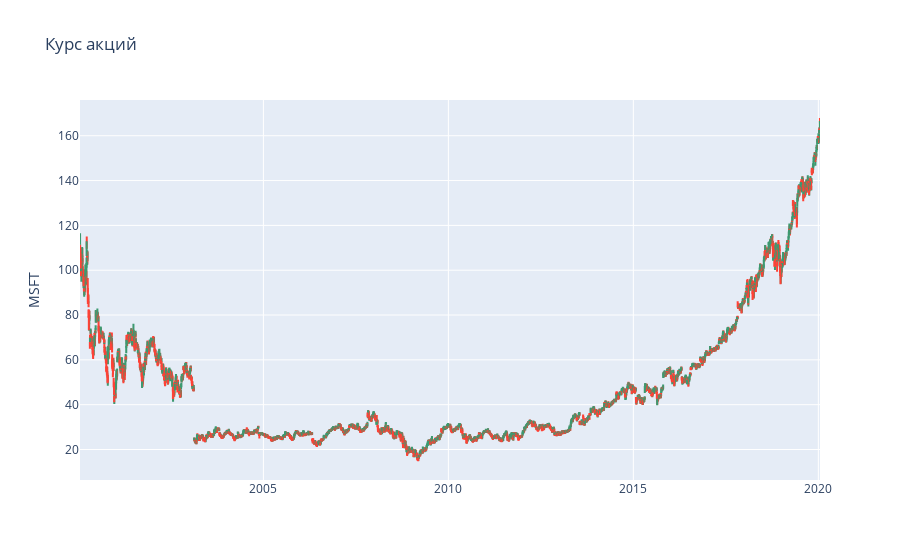

The notebook cell saved with this chart:
### Markdown cell above
Выведем полученный график.

### Code cell
df_stock = pd.DataFrame(stock['Time Series (Daily)']).T

fig = go.Figure(data=[
    go.Candlestick(
        x=df_stock.index,
        open=df_stock['1. open'], 
        high=df_stock['2. high'],
        low=df_stock['3. low'], 
        close=df_stock['4. close'],
        name="Test"
    )
])

fig.update_layout(
    title='Курс акций',
    yaxis_title='MSFT',
    xaxis_rangeslider_visible=False
)
fig.show()

### Figure 1 — Plotly figure (JSON) as saved in the notebook; plotly's stock layout.template omitted (floating-point values rounded to 4 significant figures; data arrays with more than 128 entries replaced by an {"elided": "..."} marker saying what was removed)
{"data": [{"close": {"elided": "5033 str values"}, "high": {"elided": "5033 str values"}, "low": {"elided": "5033 str values"}, "name": "Test", "open": {"elided": "5033 str values"}, "type": "candlestick", "x": {"elided": "5033 str values"}}], "layout": {"title": {"text": "Курс акций"}, "xaxis": {"rangeslider": {"visible": false}}, "yaxis": {"title": {"text": "MSFT"}}}}
